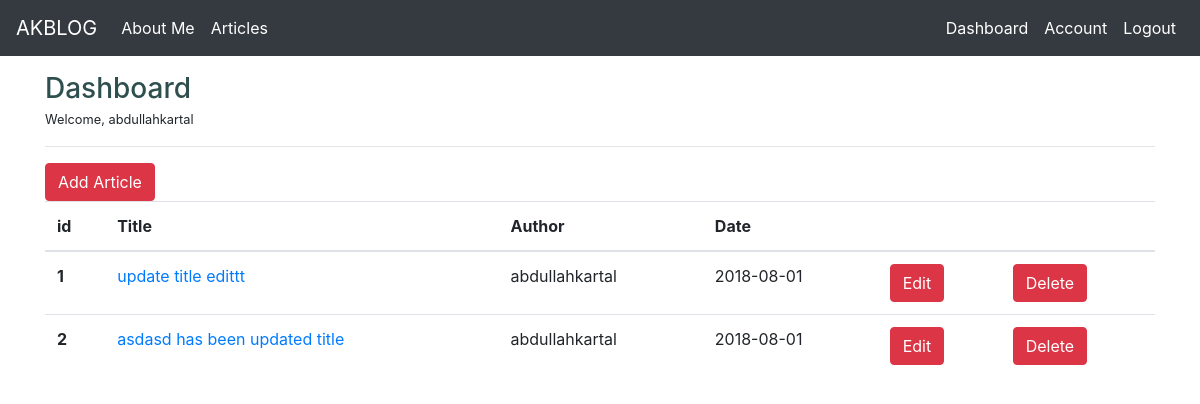
Page /dashboard (signed in) on the earlier database version.
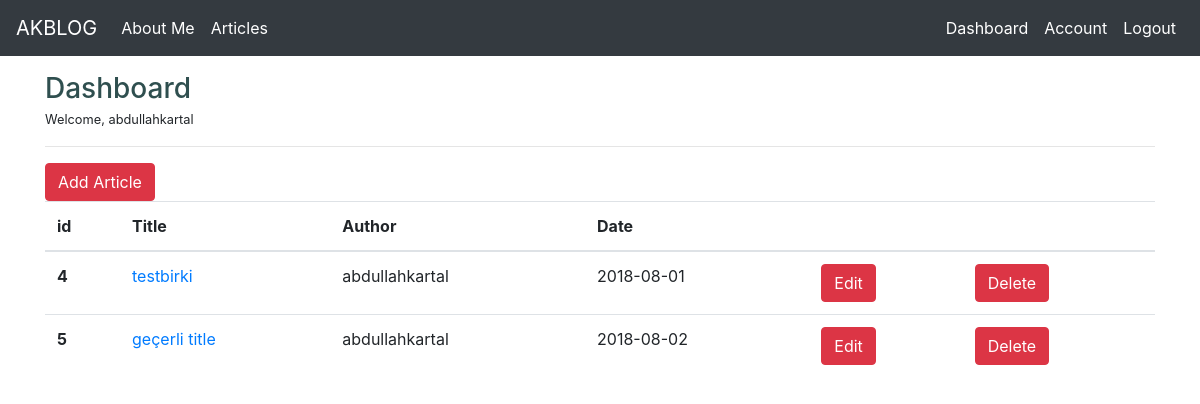
Same page on the later database version.
### blog/models.py (models this page shows, shortened)
class User (db.Model,UserMixin):
    id = db.Column(db.Integer,primary_key = True)
    username = db.Column(db.String(20),unique = True, nullable = False)
    email = db.Column(db.String(120),unique = True, nullable = False)
    image_file = db.Column(db.String(120),nullable = False, default = "default.jpg")
    password = db.Column(db.String(60),nullable = False)
    article = db.relationship("Article",backref = "author",lazy = True)

class Article(db.Model):
    id = db.Column(db.Integer,primary_key = True)
    title = db.Column(db.String(100),nullable = False)
    date_posted = db.Column(db.DateTime, nullable=False, default=datetime.utcnow)
    content = db.Column(db.Text,nullable = False)
    user_id = db.Column(db.Integer,db.ForeignKey("user.id"),nullable = False)

### blog/routes.py (the view)
@app.route("/dashboard")
@login_required
def dashboard():
    articles = Article.query.all()
    return render_template("dashboard.html",articles = articles)

### blog/models.py (called while the page is built)
@login_manager.user_loader
def load_user(user_id):
    return User.query.get(int(user_id))

### blog/templates/dashboard.html
{% extends "layout.html" %}
{% block body %}
<h3>Dashboard</h3>
<small>Welcome, {{current_user.username}}</small>
<hr>
<a href="/addarticle" class="btn btn-danger">Add Article</a>
{% if articles %}
  <table class="table table-hover">
      <thead>
        <tr>
          <th scope="col">id</th>
          <th scope="col">Title</th>
          <th scope="col">Author</th>
          <th scope="col">Date</th>
          <th scope="col"></th>
          <th scope="col"></th>
        </tr>
      </thead>
      <tbody>
        {% for article in articles  %}
        {% if current_user.username == article.author.username %}
          <tr>
            <th scope="row">{{article.id}}</th>
            <td><a href="/article/{{article.id}}">{{article.title}}</a></td>
            <td>{{article.author.username}}</td>
            <td>{{article.date_posted.strftime("%Y-%m-%d")}}</td>
            <td><a href="/edit/{{article.id}}" class="btn btn-danger">Edit</a></td>
            <td><a href="/delete/{{article.id}}" class="btn btn-danger">Delete</a></td>
          </tr>
          {% endif %}
        {% endfor %}
      </tbody>
    </table>
  {% else %}
  <div class="alert alert-danger">
      You have not article yet.
  </div>
  {% endif %}
  {% endblock body %}

### blog/templates/layout.html (shortened to what this page needs)
<!DOCTYPE html>
<html lang="en">
<head>
    <link rel="stylesheet" href="https://maxcdn.bootstrapcdn.com/bootstrap/4.0.0/css/bootstrap.min.css">
    <link rel="stylesheet" type="text/css" href="{{url_for("static", filename = "main.css")}}">
</head>
<body>
    {% include "includes/navbar.html" %}
    <br><br><br>
<div class="container">
        {% block body %}
        {% endblock body %}
</div>
</body>
</html>

### blog/templates/includes/navbar.html (shortened to what this page needs)
<nav class="navbar navbar-expand-md navbar-dark fixed-top bg-dark">
        <a class="navbar-brand" href="/">AKBLOG</a>
        <div class="collapse navbar-collapse" id="navbarCollapse">
          <ul class="navbar-nav mr-auto">
            <li class="nav-item active">
              <a class="nav-link" href="/about">About Me</a>
            </li>
            <li class="nav-item active">
              <a class="nav-link" href="/articles">Articles</a>
            </li>
          </ul>
          <ul class="navbar-nav ml-auto">
            {% if current_user.is_authenticated %}
            <li class="nav-item active">
              <a class="nav-link" href="/dashboard">Dashboard</a>
            </li>
            <li class="nav-item active">
              <a class="nav-link" href="/account">Account</a>
            </li>
            <li class="nav-item active">
                <a class="nav-link" href="/logout">Logout</a>
              </li>
            {% endif %}
          </ul>
        </div>
      </nav>

### static/main.css (style rules this page uses)
h1,h2,h3,h4 { color: darkslategrey; }
*, *:before, *:after { box-sizing: inherit; }
html { box-sizing: border-box; text-rendering: optimizeLegibility; }
body { overflow-x: hidden; -webkit-font-smoothing: antialiased; -moz-osx-font-smoothing: grayscale; }
a { text-decoration: none; }
blockquote, dl, dd, h1, h2, h3, h4, h5, h6, figure, p, pre, fieldset, ul, ol, menu, form { margin: 0; }
fieldset, ul, ol, button, menu { padding: 0; }
ol, ul { list-style: none; }
table { width: 100%; border-collapse: collapse; border-spacing: 0; }
td { padding: 0; }
html { line-height: 1.15; -webkit-text-size-adjust: 100%; }
body { margin: 0; }
hr { box-sizing: content-box; height: 0; overflow: visible; }
a { background-color: transparent; }
small { font-size: 80%; }

Differences in the rows shown:
removed Article: id "1", title "update title edittt", author.username "abdullahkartal", date_posted "2018-08-01"
removed Article: id "2", title "asdasd has been updated title", author.username "abdullahkartal", date_posted "2018-08-01"
added Article: id "4", title "testbirki", author.username "abdullahkartal", date_posted "2018-08-01"
added Article: id "5", title "geçerli title", author.username "abdullahkartal", date_posted "2018-08-02"
